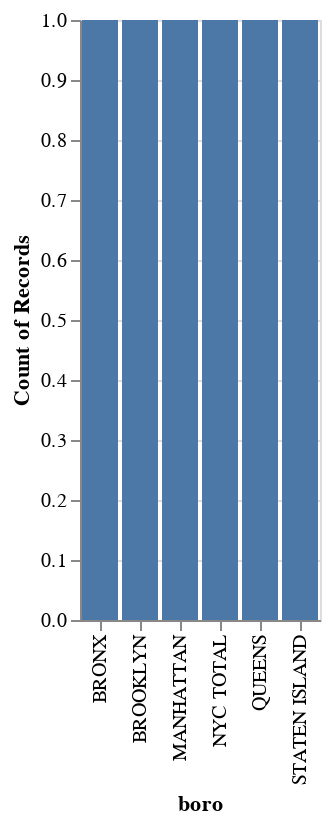

This figure's notebook cell:
### Code cell
alt.renderers

chart

### Figure 1 — Vega-Lite specification as saved in the notebook (floating-point values rounded to 4 significant figures)
{"$schema": "https://vega.github.io/schema/vega-lite/v4.17.0.json", "data": {"name": "data-89f1c4e69698a792a838760f428db649"}, "datasets": {"data-89f1c4e69698a792a838760f428db649": [{"boro": "NYC TOTAL", "population": 8550971}, {"boro": "BRONX", "population": 1446788}, {"boro": "BROOKLYN", "population": 2648452}, {"boro": "MANHATTAN", "population": 1638281}, {"boro": "QUEENS", "population": 2330295}, {"boro": "STATEN ISLAND", "population": 487155}]}, "encoding": {"x": {"field": "boro", "type": "nominal"}, "y": {"aggregate": "count", "field": "population", "type": "quantitative"}}, "mark": {"tooltip": true, "type": "bar"}}
